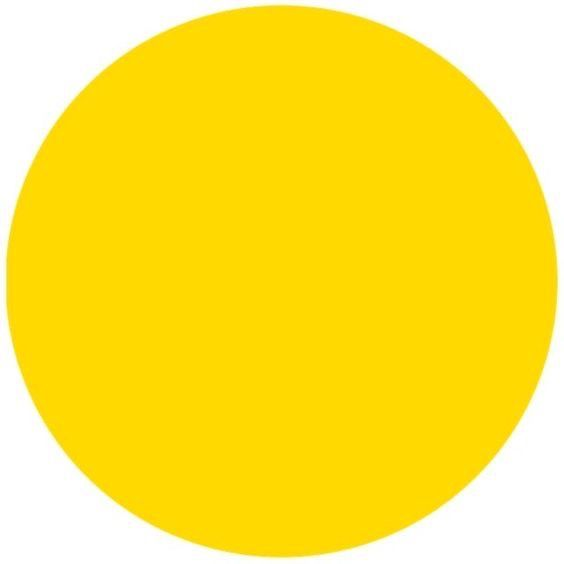
#> input picture Day17/input_images/image_1.jpg, 564 x 564 px; its folder holds only this picture in this run
$ python challenge_task.py
#> lines starting #> are read from the running program, lines starting #| are printed output that depends on the picture; after the words box and inside, x2 and y2 are one past the last pixel; in counts of white or black regions, pixels touching at a corner belong together
### Day17/shape_detection.py
import cv2
import numpy as np


class ShapeDetector:

    def __init__(self, min_area=200):
#> in run_challenge, img is the input picture: shape (564, 564, 3); mean B, G, R 63.1, 226.3, 254.6
        self.min_area = min_area

    def preprocess(self, image):
        gray = cv2.cvtColor(image, cv2.COLOR_BGR2GRAY)
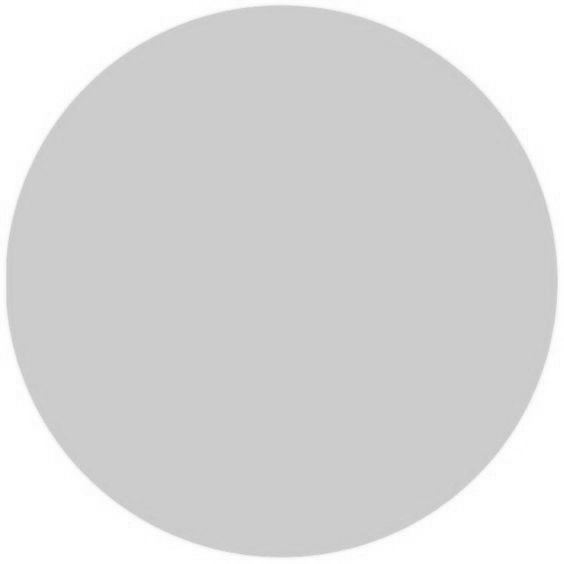
#> gray: shape (564, 564); min 195, max 255, mean 216.4
        blurred = cv2.GaussianBlur(gray, (5, 5), 0)
        _, thresh = cv2.threshold(
            blurred, 0, 255, cv2.THRESH_BINARY_INV + cv2.THRESH_OTSU
        )
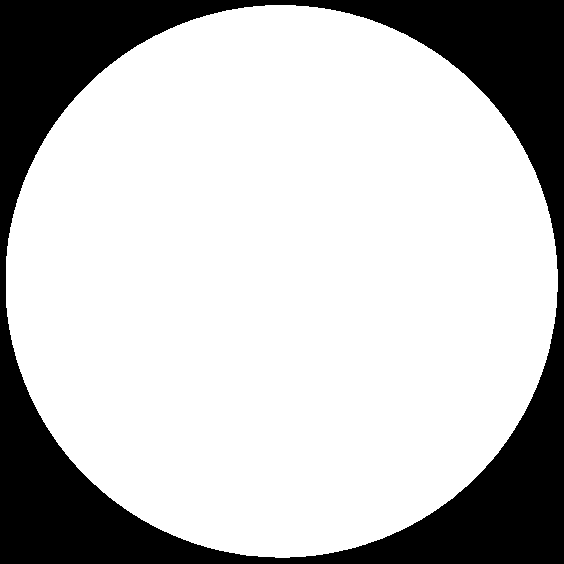
#> thresh: shape (564, 564); 75.4% white; 1 black region
        return gray, thresh

    def detect_shape(self, contour, perimeter):
        area = cv2.contourArea(contour)

        if perimeter > 0:
            circularity = (4 * np.pi * area) / (perimeter**2)
        else:
            circularity = 0

        if circularity > 0.82:
            return "Circle", contour

        epsilon = 0.03 * perimeter
        approx = cv2.approxPolyDP(contour, epsilon, True)
        vertices = len(approx)

        shape = "Unknown Shape"

        if vertices == 3:
            shape = "Triangle"
        elif vertices == 4:
            x, y, w, h = cv2.boundingRect(contour)
            rect_area = w * h
            extent = float(area) / rect_area

            if extent > 0.85:
                aspect_ratio = float(w) / float(h)
                if 0.95 <= aspect_ratio <= 1.05:
                    shape = "Square"
                else:
                    shape = "Rectangle"
            else:
                shape = "Polygon"
        elif vertices >= 5:
            shape = "Polygon"

        return shape, approx

    def process_image(self, image):
        if image is None:
            raise ValueError("Invalid image input.")

        if len(image.shape) == 2:
            image = cv2.cvtColor(image, cv2.COLOR_GRAY2BGR)

        gray, thresh = self.preprocess(image)

        contours, _ = cv2.findContours(
            thresh, cv2.RETR_EXTERNAL, cv2.CHAIN_APPROX_SIMPLE
        )
#> contours = 1 contour; box (x1, y1, x2, y2) and area: (6, 5, 558, 558) 238974

        contour_img = image.copy()
        final_img = image.copy()

        detected_stats = []

        for idx, c in enumerate(contours):
            area = cv2.contourArea(c)
            if area < self.min_area:
                continue

            perimeter = cv2.arcLength(c, True)
            shape, draw_geometry = self.detect_shape(c, perimeter)

            cv2.drawContours(contour_img, [c], -1, (0, 255, 0), 2)

            M = cv2.moments(c)
            if M["m00"] != 0:
                cX = int(M["m10"] / M["m00"])
                cY = int(M["m01"] / M["m00"])
            else:
                x, y, w, h = cv2.boundingRect(c)
                cX, cY = x + w // 2, y + h // 2

            cv2.drawContours(final_img, [draw_geometry], -1, (255, 0, 0), 2)
            cv2.circle(final_img, (cX, cY), 4, (0, 0, 255), -1)

            label = f"{shape}"
            cv2.putText(
                final_img,
                label,
                (cX - 30, cY - 10),
                cv2.FONT_HERSHEY_SIMPLEX,
                0.5,
                (0, 0, 0),
                2,
            )

            detected_stats.append({
                "Shape #": idx + 1,
                "Type": shape,
                "Area (px²)": round(area, 2),
                "Perimeter (px)": round(perimeter, 2),
                "Vertices": len(draw_geometry),
            })
#> this loop made 1 pass
#> (perimeter, circularity in detect_shape, shape, cX, cY, label) on pass 1: (1827.6, 0.899, 'Circle', 281, 280, 'Circle')
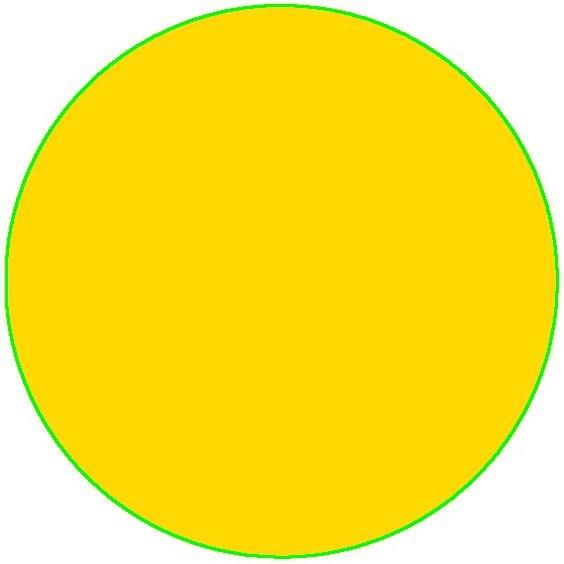
#> contour_img: shape (564, 564, 3); 1.88% of pixels changed, all inside (x1, y1, x2, y2) = (5, 4, 559, 559)
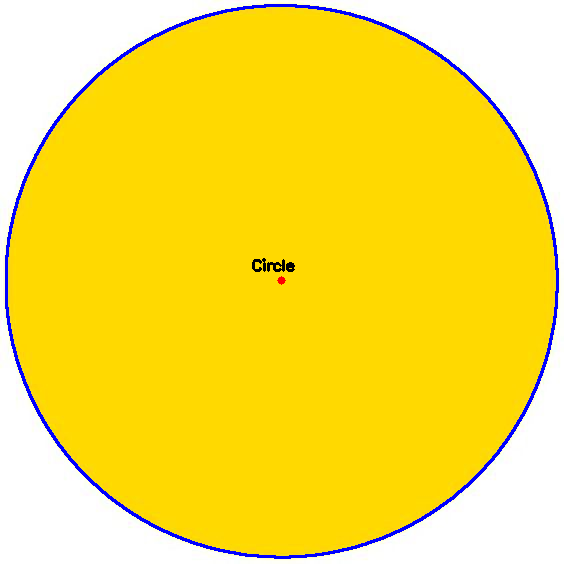
#> final_img: shape (564, 564, 3); 1.99% of pixels changed, all inside (x1, y1, x2, y2) = (5, 4, 559, 559)
#> after the loop, detected_stats = 1 item

        return contour_img, final_img, detected_stats


# [2 lines that do not run on import are left out]

### Day17/challenge_task.py
import os
import sys
import cv2

current_dir = os.path.dirname(os.path.abspath(__file__))
if current_dir not in sys.path:
    sys.path.append(current_dir)

from shape_detection import ShapeDetector


def run_challenge():
    input_folder = os.path.join(current_dir, "input_images")
    output_folder = os.path.join(current_dir, "output_images/output_challenge")

    os.makedirs(output_folder, exist_ok=True)

    if not os.path.exists(input_folder):
        os.makedirs(input_folder, exist_ok=True)
        print(f"Created folder: {input_folder}. Please add images.")
        return

    valid_extensions = (".png", ".jpg", ".jpeg", ".bmp")
    image_files = [f for f in os.listdir(input_folder) if f.lower().endswith(valid_extensions)]

    if not image_files:
        print(f"No images found in {input_folder}")
        return

    detector = ShapeDetector(min_area=200)
    print(f"Processing {len(image_files)} images...")

    for filename in image_files:
        image_path = os.path.join(input_folder, filename)
        img = cv2.imread(image_path)

        if img is None:
            print(f"Could not read {filename}. Skipping.")
            continue

        print(f"Processing: {filename}")
        base_name = os.path.splitext(filename)[0]

        try:
            contour_img, final_img, stats = detector.process_image(img)
#> stats = 1 item

            cv2.imwrite(os.path.join(output_folder, f"{base_name}_contour.png"), contour_img)
            cv2.imwrite(os.path.join(output_folder, f"{base_name}_final.png"), final_img)
            print(f"Saved results for {filename}")
        except Exception as e:
            print(f"Error processing {filename}: {str(e)}")

    print("Batch processing complete.")
    print()


if __name__ == "__main__":
    run_challenge()

$ run again, on Day17/input_images/image_4.jpg
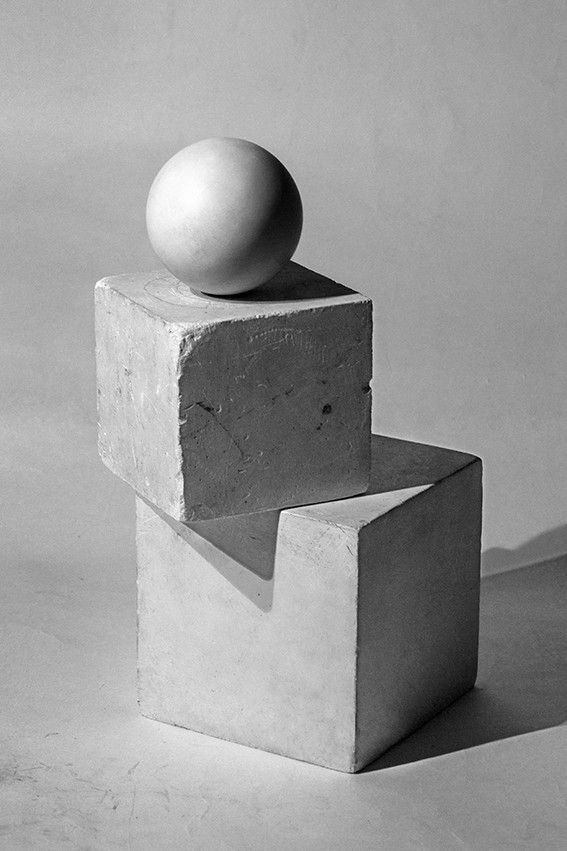
#> input picture Day17/input_images/image_4.jpg, 567 x 851 px
#> in run_challenge, img is the input picture: shape (851, 567, 3); min 0, max 255, mean 153.3
#> in preprocess, `_, thresh = cv2.threshold( blurred, 0, 255, cv2.THRESH_BINARY_INV + cv..`:
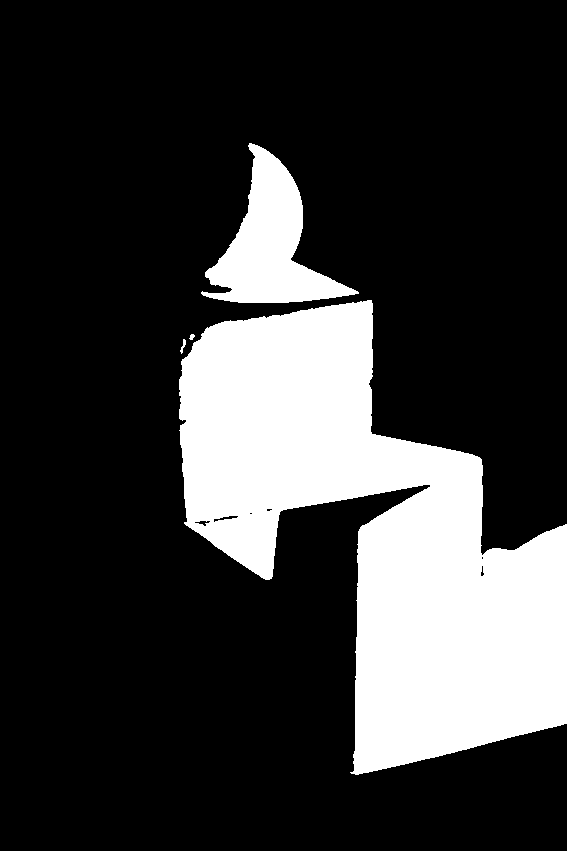
#> thresh: shape (851, 567); 21.8% white; 4 white regions
#> contours = 4 contours, 1 with area under 20; largest, box (x1, y1, x2, y2) and area: (179, 300, 567, 775) 93595, (201, 143, 359, 303) 10258, (180, 339, 186, 354) 22
#> the loop in process_image, `for idx, c in enumerate(contours):` made 4 passes
#> (perimeter, circularity in detect_shape, epsilon in detect_shape, vertices in detect_shape, shape, cX, cY) on passes 3 to 4: (2003.3, 0.293, 60.1, 10, 'Polygon', 375, 534), (630.6, 0.324, 18.92, 8, 'Polygon', 269, 244)
#> after the loop in process_image, `for idx, c in enumerate(contours):`:
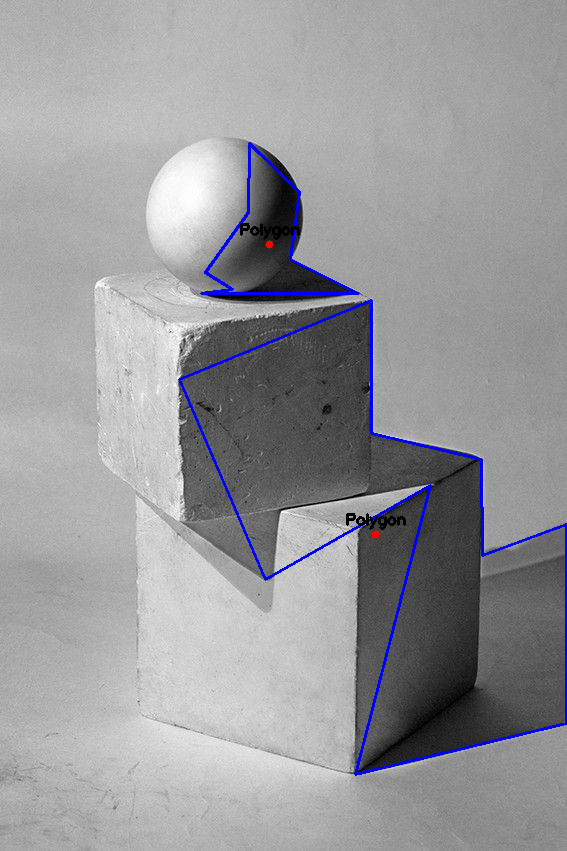
#> final_img: shape (851, 567, 3); 1.52% of pixels changed, all inside (x1, y1, x2, y2) = (178, 142, 567, 776)
#> after the loop in process_image, `for idx, c in enumerate(contours):`: detected_stats = 2 items

$ run again, on Day17/input_images/image_5.jpg
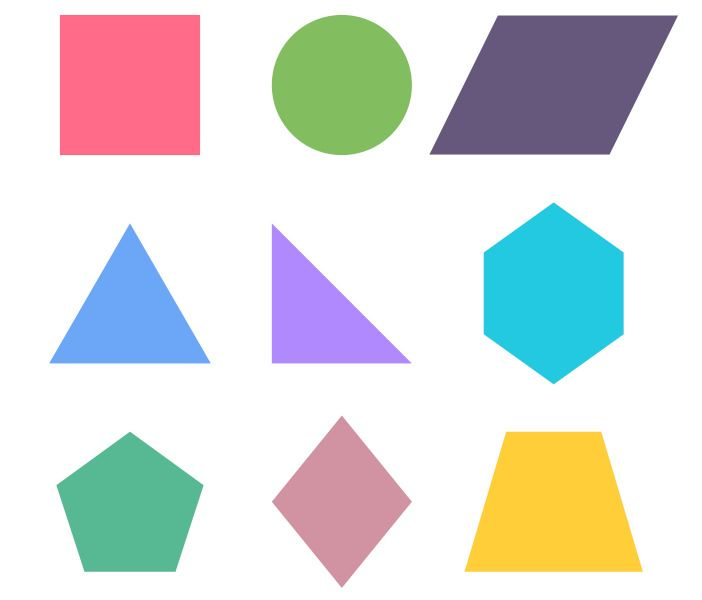
#> input picture Day17/input_images/image_5.jpg, 702 x 600 px
#> in run_challenge, img is the input picture: shape (600, 702, 3); mean B, G, R 218.7, 220.4, 218.6
#> in preprocess, `_, thresh = cv2.threshold( blurred, 0, 255, cv2.THRESH_BINARY_INV + cv..`:
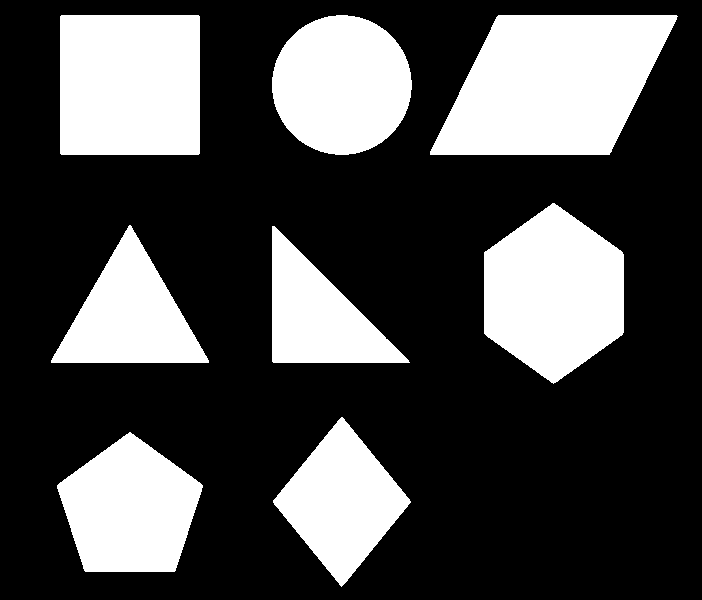
#> thresh: shape (600, 702); 29.9% white; 8 white regions
#> contours = 8 contours; box (x1, y1, x2, y2) and area: (430, 15, 678, 155) 25030, (60, 15, 200, 155) 19319, (484, 203, 624, 384) 18198, (272, 15, 412, 155) 15124, (57, 432, 203, 572) 14043, (273, 417, 411, 587) 11758, (51, 225, 209, 363) 10981, (272, 226, 410, 363) 9516
#> the loop in process_image, `for idx, c in enumerate(contours):` made 8 passes
#> (perimeter, circularity in detect_shape, epsilon in detect_shape, vertices in detect_shape, shape) on pass 8: (553.7, 0.792, 16.61, 4, 'Square')
#> after the loop in process_image, `for idx, c in enumerate(contours):`:
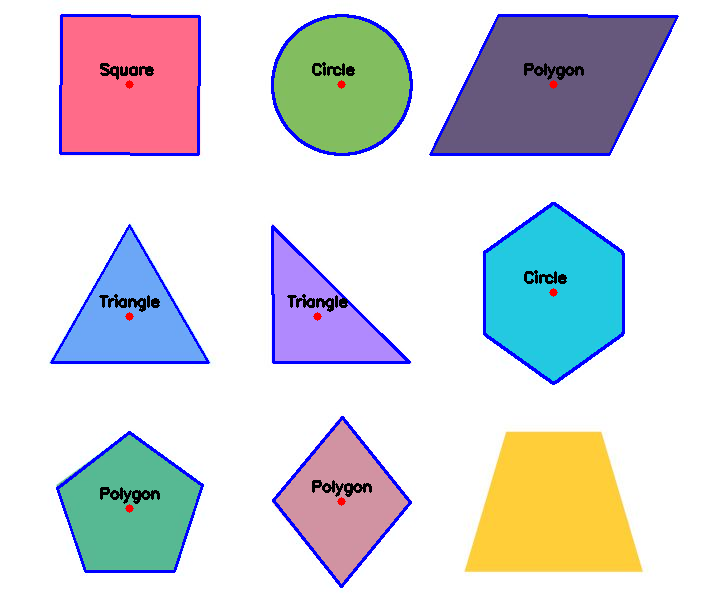
#> final_img: shape (600, 702, 3); 3.73% of pixels changed, all inside (x1, y1, x2, y2) = (50, 14, 679, 588)
#> after the loop in process_image, `for idx, c in enumerate(contours):`: detected_stats = 8 items

$ run again, on Day17/input_images/image_10.jpg
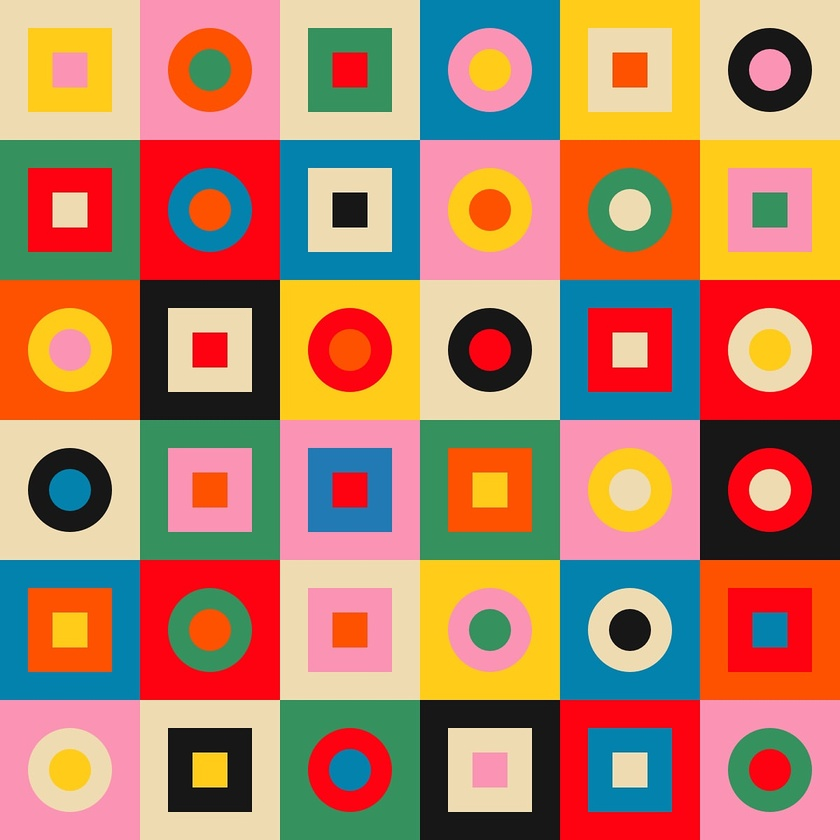
#> input picture Day17/input_images/image_10.jpg, 840 x 840 px, shrunk from 1200 x 1200 before the run
#> in run_challenge, img is the input picture: shape (840, 840, 3); mean B, G, R 101.3, 129.7, 179.3
#> thresh: shape (840, 840); 53.1% white; 20 black regions
#> contours = 16 contours; largest, box (x1, y1, x2, y2) and area: (281, 141, 840, 840) 193915, (0, 0, 560, 700) 174730, (168, 728, 252, 812) 6889, (308, 448, 392, 532) 6889, (309, 29, 391, 111) 6561
#> the loop in process_image, `for idx, c in enumerate(contours):` made 16 passes
#> (perimeter, circularity in detect_shape, epsilon in detect_shape, vertices in detect_shape, shape) on passes 2, 3, 5, 9, 12, 13: (332, 0.785, 9.96, 4, 'Square'), (132, 0.785, 3.96, 4, 'Square'), (332, 0.785, 9.96, 4, 'Square'), (132, 0.785, 3.96, 4, 'Square'), (129.7, 0.813, 3.89, 4, 'Square'), (324, 0.785, 9.72, 4, 'Square')
#> after the loop in process_image, `for idx, c in enumerate(contours):`:
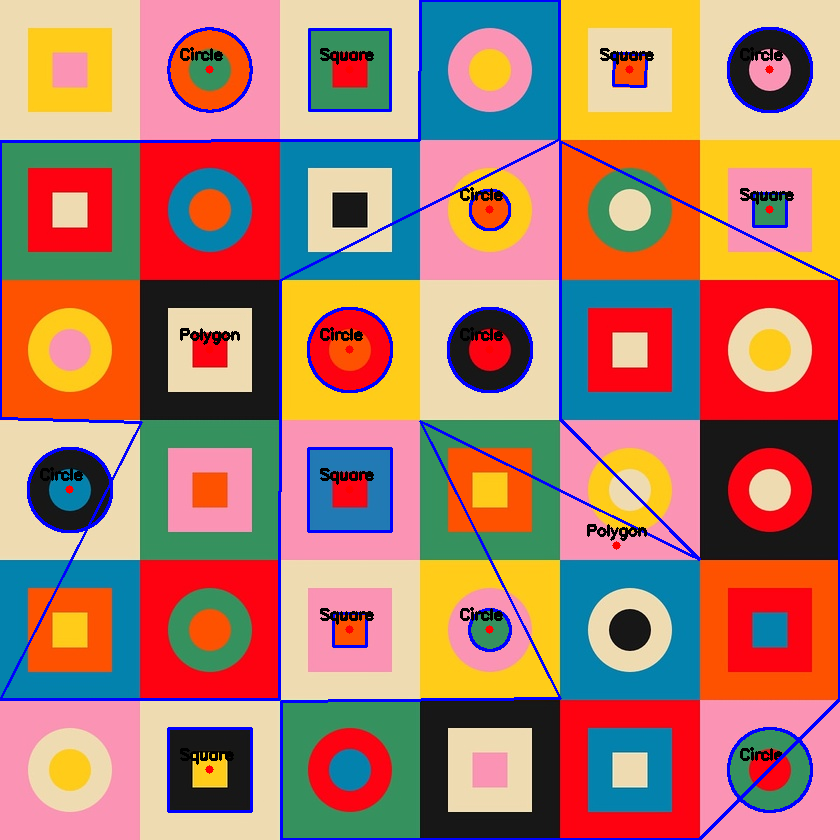
#> final_img: shape (840, 840, 3); 4.37% of pixels changed, all inside (x1, y1, x2, y2) = (0, 0, 840, 840)
#> after the loop in process_image, `for idx, c in enumerate(contours):`: detected_stats = 16 items
